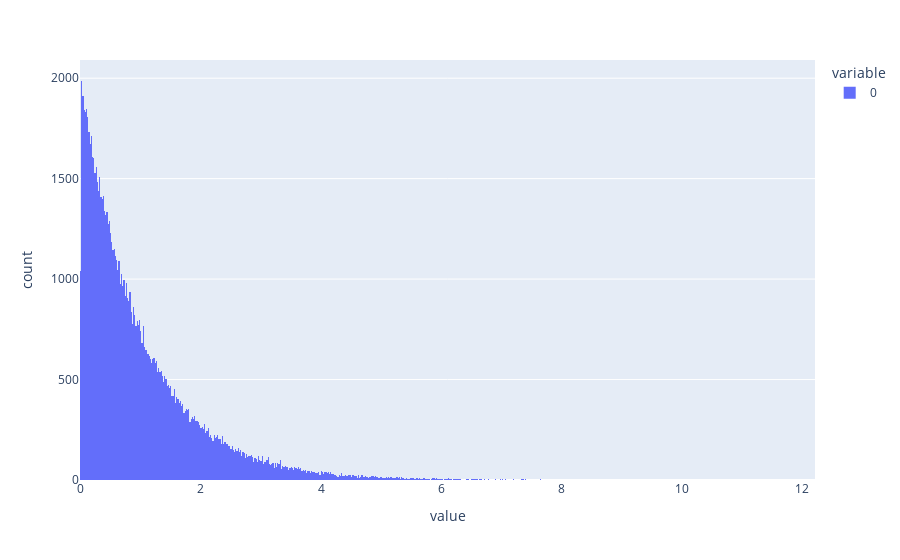

Here is the notebook cell this chart was saved with:
### Code cell
fig = px.histogram(lst)
fig.show()

### Figure 1 — Plotly figure (JSON) as saved in the notebook; plotly's stock layout.template omitted (floating-point values rounded to 4 significant figures; data arrays with more than 128 entries replaced by an {"elided": "..."} marker saying what was removed)
{"data": [{"alignmentgroup": "True", "bingroup": "x", "hovertemplate": "variable=0<br>value=%{x}<br>count=%{y}<extra></extra>", "legendgroup": "0", "marker": {"color": "#636efa", "pattern": {"shape": ""}}, "name": "0", "offsetgroup": "0", "orientation": "v", "showlegend": true, "type": "histogram", "x": {"elided": "100000 float values"}, "xaxis": "x", "yaxis": "y"}], "layout": {"barmode": "relative", "legend": {"title": {"text": "variable"}, "tracegroupgap": 0}, "margin": {"t": 60}, "xaxis": {"anchor": "y", "domain": [0, 1], "title": {"text": "value"}}, "yaxis": {"anchor": "x", "domain": [0, 1], "title": {"text": "count"}}}}
